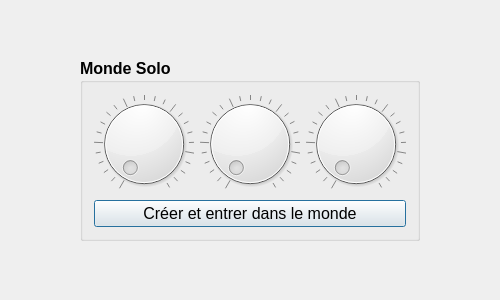
<?xml version="1.0" encoding="UTF-8"?>
<ui version="4.0">
 <class>CraftuxHome</class>
 <widget class="QWidget" name="CraftuxHome">
  <property name="geometry">
   <rect>
    <x>0</x>
    <y>0</y>
    <width>500</width>
    <height>300</height>
   </rect>
  </property>
  <property name="sizePolicy">
   <sizepolicy hsizetype="Expanding" vsizetype="Expanding">
    <horstretch>0</horstretch>
    <verstretch>0</verstretch>
   </sizepolicy>
  </property>
  <property name="minimumSize">
   <size>
    <width>500</width>
    <height>300</height>
   </size>
  </property>
  <property name="maximumSize">
   <size>
    <width>500</width>
    <height>300</height>
   </size>
  </property>
  <property name="windowTitle">
   <string>Bienvenue dans CrafTuX</string>
  </property>
  <layout class="QHBoxLayout" name="horizontalLayout_3">
   <item>
    <layout class="QVBoxLayout" name="verticalLayout_2">
     <item>
      <layout class="QHBoxLayout" name="horizontalLayout">
       <item>
        <widget class="QGroupBox" name="groupBox">
         <property name="sizePolicy">
          <sizepolicy hsizetype="Fixed" vsizetype="Fixed">
           <horstretch>0</horstretch>
           <verstretch>0</verstretch>
          </sizepolicy>
         </property>
         <property name="font">
          <font>
           <pointsize>12</pointsize>
           <weight>75</weight>
           <bold>true</bold>
           <kerning>true</kerning>
          </font>
         </property>
         <property name="title">
          <string>Monde Solo</string>
         </property>
         <layout class="QVBoxLayout" name="verticalLayout_3">
          <item>
           <layout class="QVBoxLayout" name="verticalLayout">
            <item>
             <layout class="QHBoxLayout" name="horizontalLayout_2">
              <item>
               <widget class="QDial" name="dialWORLDX">
                <property name="enabled">
                 <bool>true</bool>
                </property>
                <property name="cursor">
                 <cursorShape>PointingHandCursor</cursorShape>
                </property>
                <property name="minimum">
                 <number>5</number>
                </property>
                <property name="tracking">
                 <bool>true</bool>
                </property>
                <property name="invertedAppearance">
                 <bool>false</bool>
                </property>
                <property name="wrapping">
                 <bool>false</bool>
                </property>
                <property name="notchesVisible">
                 <bool>true</bool>
                </property>
               </widget>
              </item>
              <item>
               <widget class="QDial" name="dialWORLDY">
                <property name="cursor">
                 <cursorShape>PointingHandCursor</cursorShape>
                </property>
                <property name="minimum">
                 <number>5</number>
                </property>
                <property name="invertedAppearance">
                 <bool>false</bool>
                </property>
                <property name="wrapping">
                 <bool>false</bool>
                </property>
                <property name="notchesVisible">
                 <bool>true</bool>
                </property>
               </widget>
              </item>
              <item>
               <widget class="QDial" name="dialWORLDZ">
                <property name="cursor">
                 <cursorShape>PointingHandCursor</cursorShape>
                </property>
                <property name="minimum">
                 <number>5</number>
                </property>
                <property name="invertedAppearance">
                 <bool>false</bool>
                </property>
                <property name="wrapping">
                 <bool>false</bool>
                </property>
                <property name="notchesVisible">
                 <bool>true</bool>
                </property>
               </widget>
              </item>
             </layout>
            </item>
            <item>
             <widget class="QPushButton" name="TestButton">
              <property name="sizePolicy">
               <sizepolicy hsizetype="MinimumExpanding" vsizetype="MinimumExpanding">
                <horstretch>0</horstretch>
                <verstretch>0</verstretch>
               </sizepolicy>
              </property>
              <property name="font">
               <font>
                <weight>50</weight>
                <bold>false</bold>
               </font>
              </property>
              <property name="cursor">
               <cursorShape>PointingHandCursor</cursorShape>
              </property>
              <property name="focusPolicy">
               <enum>Qt::WheelFocus</enum>
              </property>
              <property name="autoFillBackground">
               <bool>false</bool>
              </property>
              <property name="text">
               <string>Créer et entrer dans le monde</string>
              </property>
              <property name="shortcut">
               <string comment="ENTER"/>
              </property>
              <property name="checkable">
               <bool>false</bool>
              </property>
              <property name="autoRepeat">
               <bool>false</bool>
              </property>
              <property name="autoDefault">
               <bool>true</bool>
              </property>
              <property name="default">
               <bool>true</bool>
              </property>
              <property name="flat">
               <bool>false</bool>
              </property>
             </widget>
            </item>
           </layout>
          </item>
         </layout>
        </widget>
       </item>
      </layout>
     </item>
    </layout>
   </item>
  </layout>
 </widget>
 <layoutdefault spacing="6" margin="11"/>
 <resources/>
 <connections/>
</ui>
